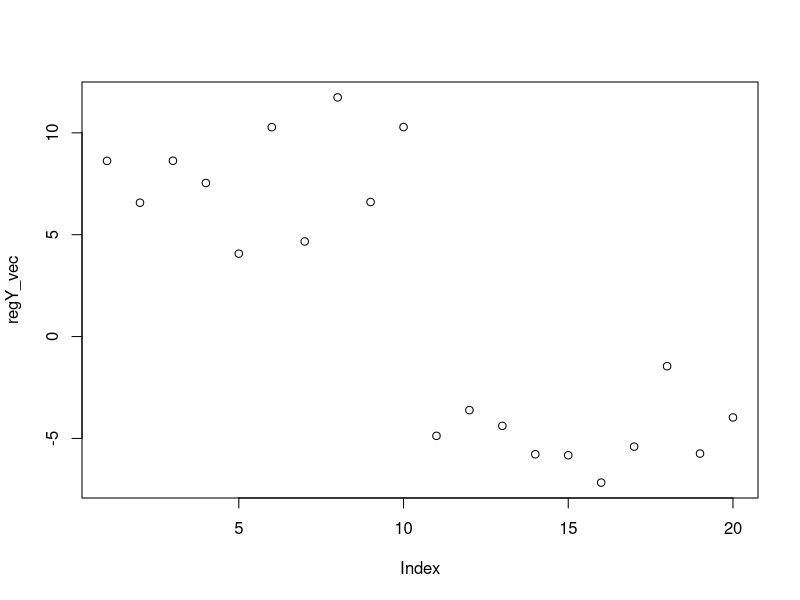
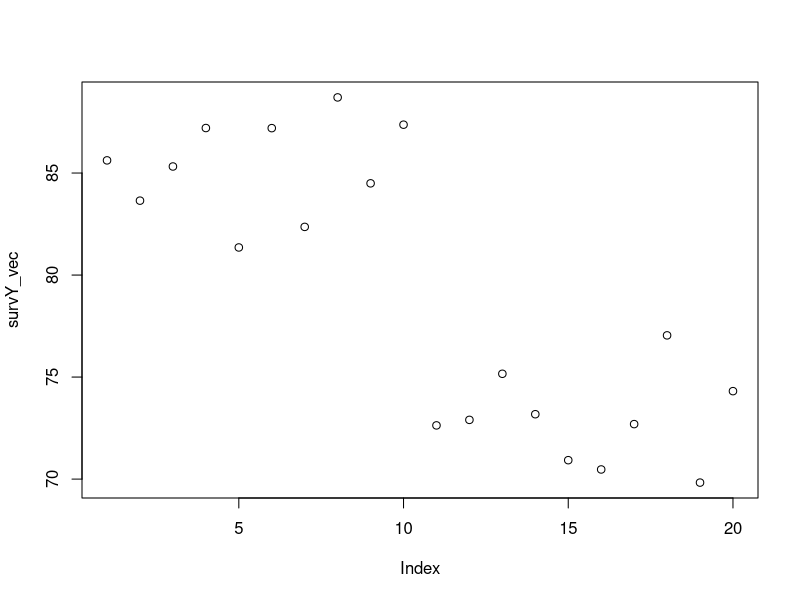
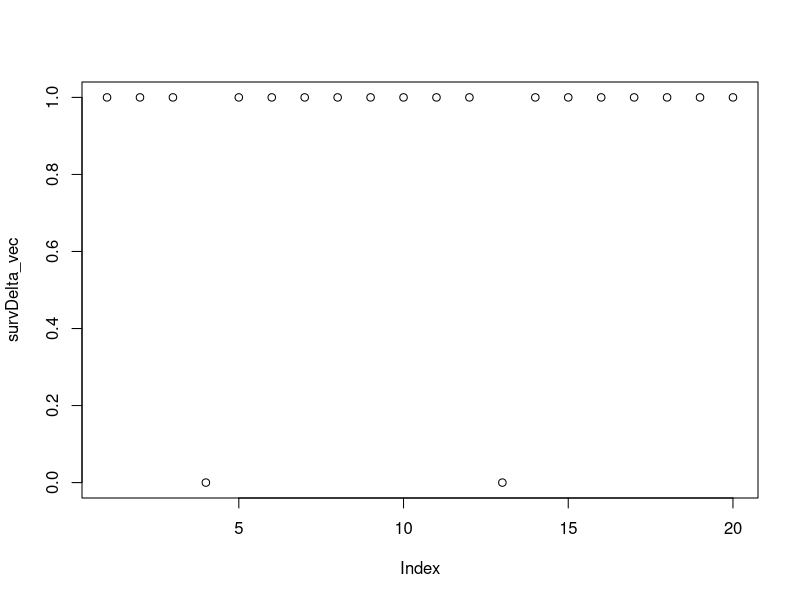
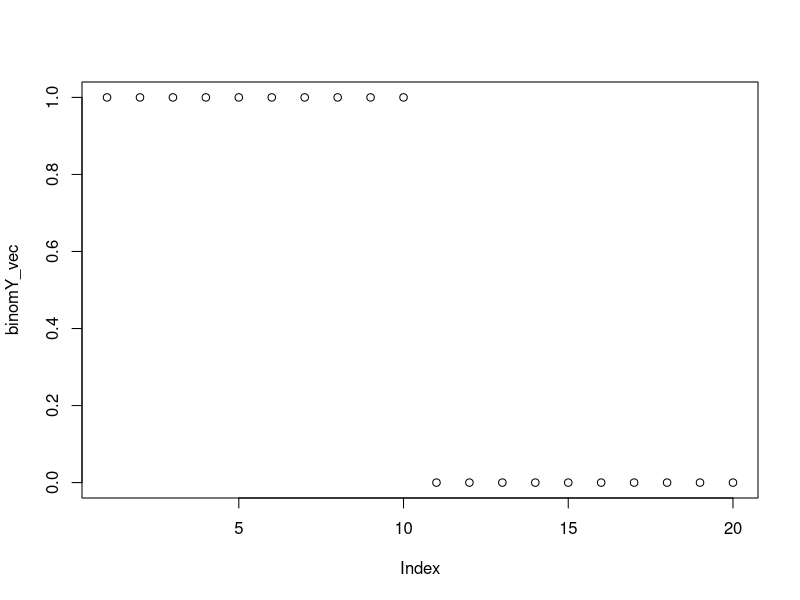
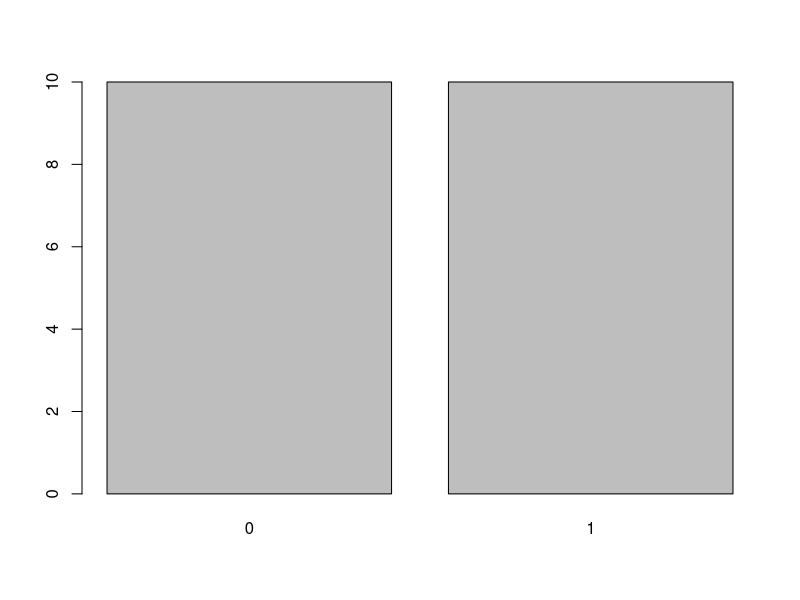
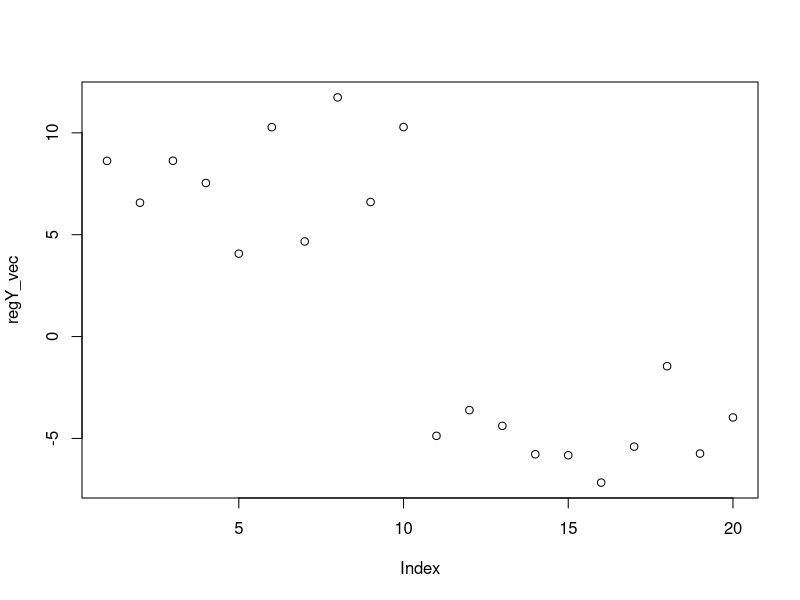
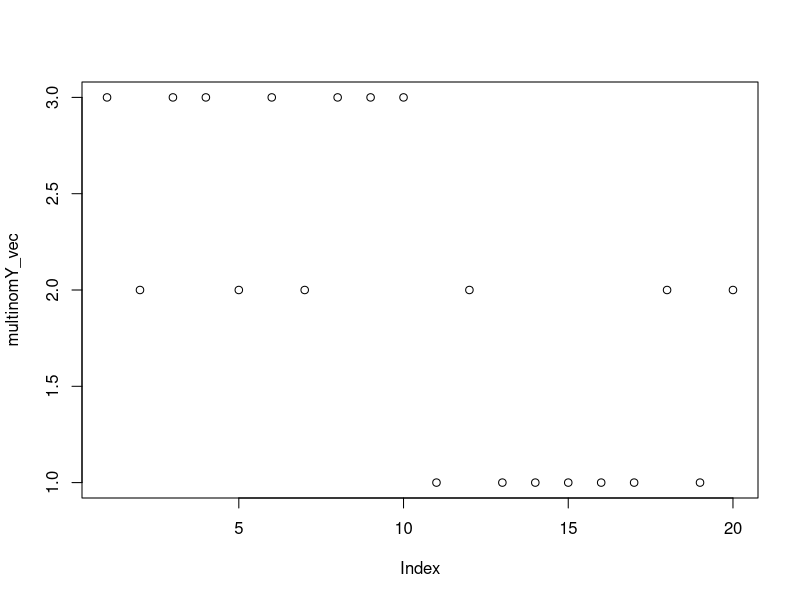

These charts were generated, in order, by the following R code:
# Functions as Arguments

###  X  ###
X_mat <- matrix(rnorm(40, mean = 1), ncol = 2)
X_mat <- cbind(X_mat, 2 * rep(c(1, -1), each = 10), runif(20))



###  Response Vectors / Matrix  ###

# regression
regY_vec <- 2 +
  1.5 * X_mat[, 1] -
  3 * X_mat[, 2] +
  2 * X_mat[, 3] +
  rnorm(20, sd = 0.1)
plot(regY_vec)


# survival
library(survival)
survY_vec <- sapply(regY_vec, function(i){
  rnorm(1, mean = 78 + i, sd = 1.25)
})
plot(survY_vec)
censorProb <- 0.15
survDelta_vec <- sample(c(0, 1),
                        size = length(survY_vec),
                        replace = TRUE,
                        prob = c(censorProb, 1 - censorProb))
plot(survDelta_vec)
Y_surv <- Surv(time = survY_vec, event = survDelta_vec)


# logistic
binomY_vec <- round(1 / (1 + exp(-regY_vec + rnorm(length(regY_vec),
                                                   sd = 1))))
binomY_vec[6] <- 1
plot(binomY_vec)
binomY_vec <- as.factor(binomY_vec)
plot(binomY_vec)


# multinomial logistic
cuts <- quantile(regY_vec, c(0.3333, 0.6667))
jitt <- regY_vec + rnorm(20, sd = 0.5)
multinomY_vec <- sapply(regY_vec, function(x){
  if(x < cuts[1]){
    1
  } else if(x < cuts[2]){
    2
  } else {
    3
  }
})
plot(regY_vec)
plot(multinomY_vec)



###  The Modelling Function  ###
modelStuff <- function(formula = y ~ X, FUN = lm, ...){
  FUN(formula, ...)
}

# Least Squares
modelStuff(regY_vec ~ X_mat)
summary(modelStuff(regY_vec ~ X_mat))

# Survival
modelStuff(Y_surv ~ X_mat, FUN = coxph)
summary(modelStuff(Y_surv ~ X_mat, FUN = coxph))

# Logistic
# We are getting a "perfect fit" error, so go back to the binomial vector and
#   add a single mistake.
glm(binomY_vec ~ X_mat, family = binomial(link = "logit"))
modelStuff(binomY_vec ~ X_mat, FUN = glm, family = binomial)
summary(modelStuff(binomY_vec ~ X_mat, FUN = glm, family = binomial))

# Multinomial
library(nnet)
multinom(multinomY_vec ~ X_mat)
modelStuff(multinomY_vec ~ X_mat, FUN = multinom)
